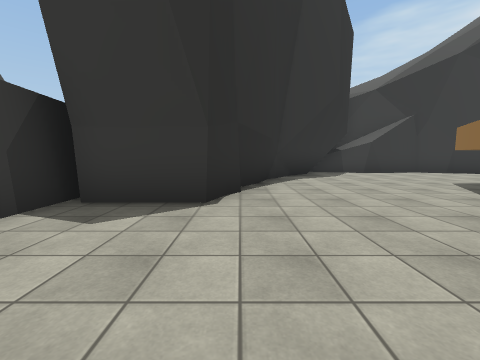
view 1 (above)

22 first-person views from a walk through a Unity game level. The camera is 1.3 m above the floor, tilts 6° down and sees 90° across. The floor is counted in squares, 2 m on a side. Each view is taken from the middle of a square. On the plan, view 1 faces up. The plan holds only what a view shows up to about 9 squares ahead; the rest is blank. The place goes on beyond the plan. Some surface patterns are stand-ins.

view 2
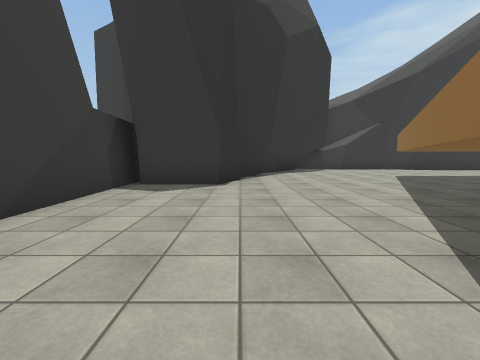

view 3
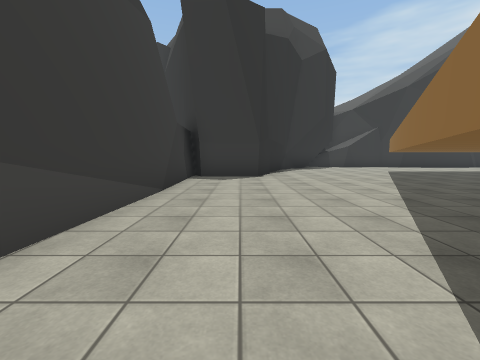

view 4
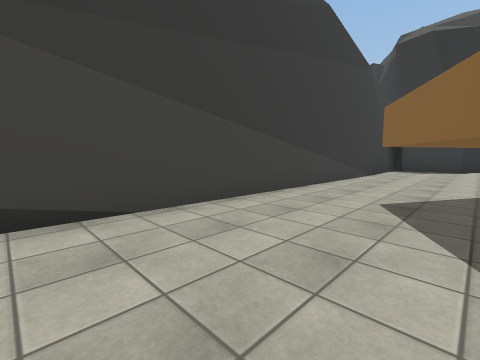

view 5
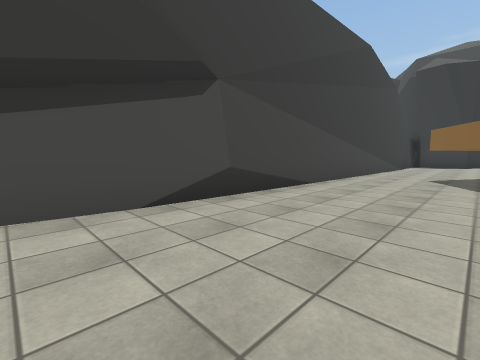

view 6
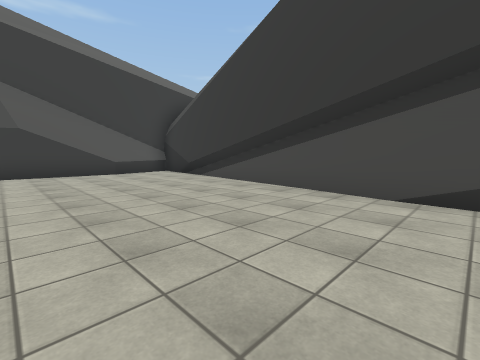

view 7
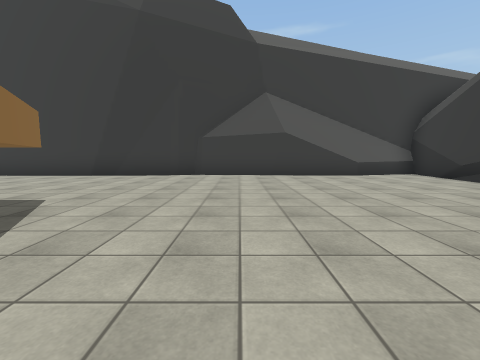

view 8
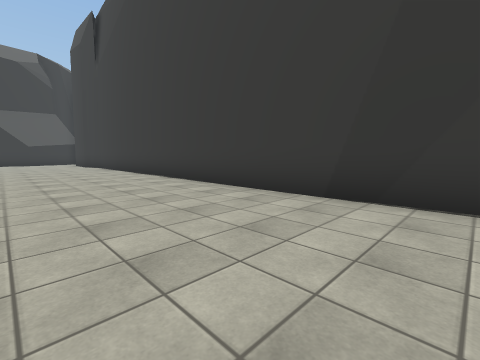

view 9
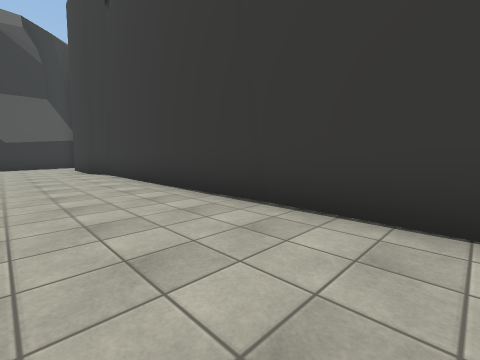

view 10
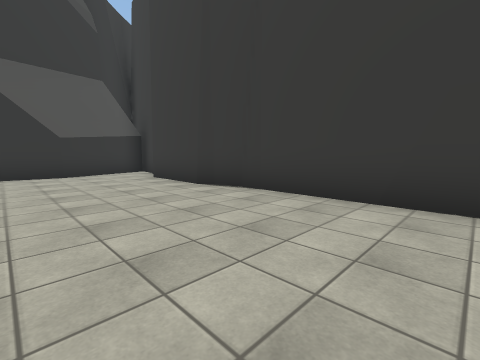

view 11
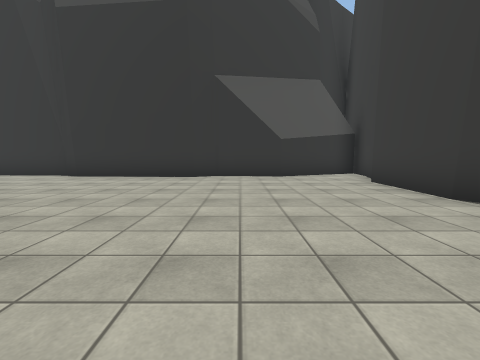

view 12
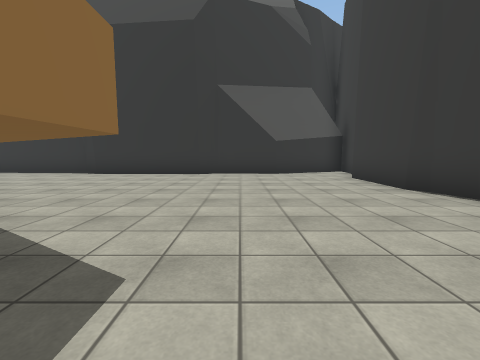

view 13
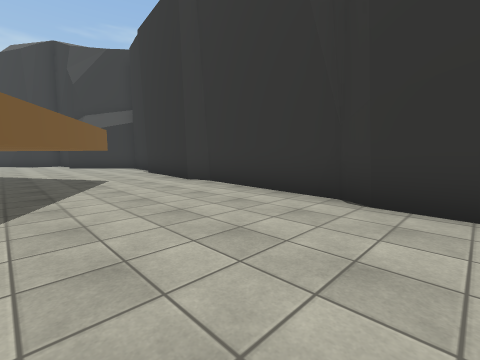

view 14
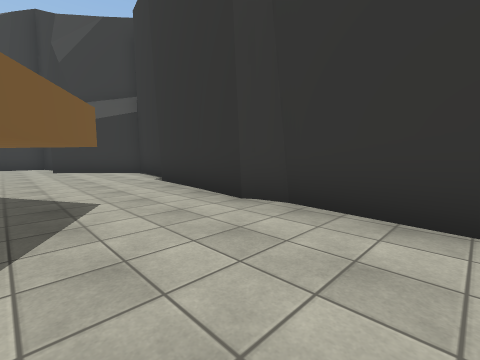

view 15
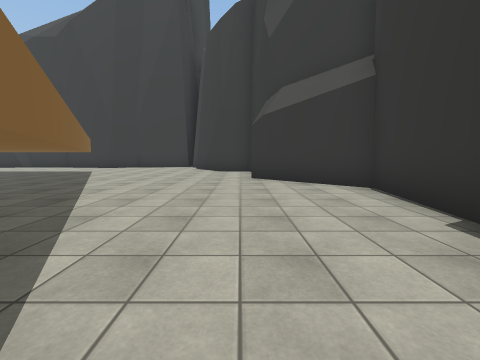

view 16
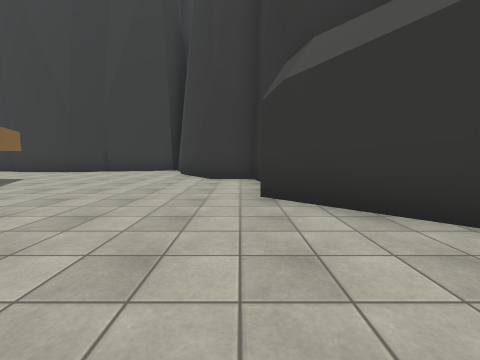

view 17
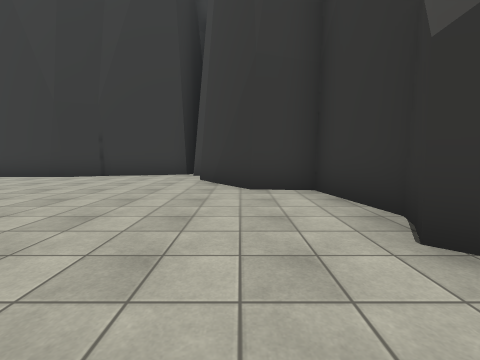

view 18
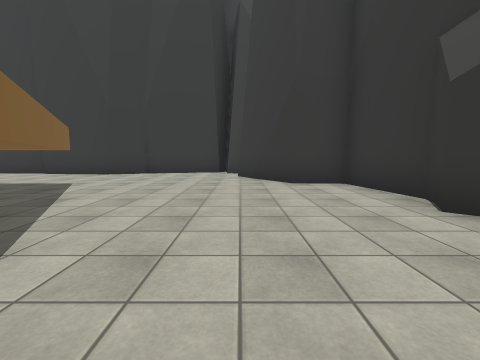

view 19
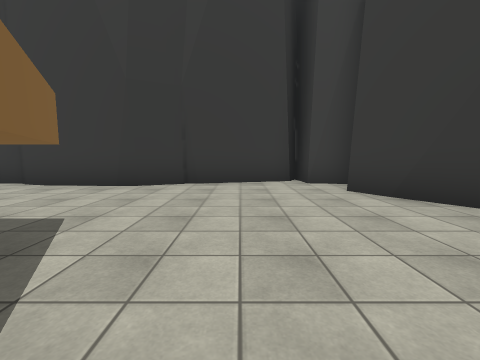

view 20
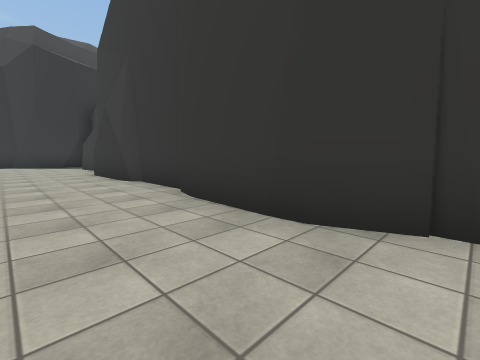

view 21
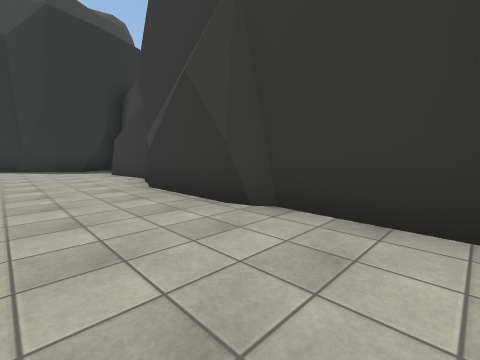

view 22
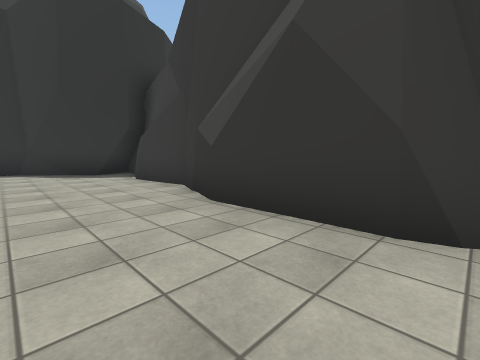

### Floor plan
Points are (right, up) in squares from view 1. A wall is a line through its corners. A room is listed if a view was taken in it or the views show most of it. See-through windows are left out.
Room 1 (view 1)
walls: (0.8, -1.6) (3.6, 3.3); (-0.1, 4.1) (-0.4, 3.2) (-2.2, 3.2); (-2.4, 4) (-2.6, -1.4)
low walls: (-1.4, -0.2) (-1.5, -0.7)
ways out: opening at (-1, -2) to room 2; opening at (2, 3) to room 4
Room 2 (views 2, 3, 4, 5, 6, 7, 8, 9, 10, 11, 12, 13, 14, 15)
walls: (12, -18.6) (21.8, -18.2); (6.3, -18.4) (13.5, -18.6); (4.8, -14.4) (4, -13); (16.2, -14.4) (15.5, -14.4); (3.9, -18.7) (6.7, -18.5); (3.3, -18.9) (4, -18.7); (18.3, -18.5) (19.1, -18.3) (19.5, -18.1); (-1.7, -18.6) (3.5, -18.7); (22.6, -18.7) (23.2, -18.8); (0, -6.1) (-0.9, -4.4); (-3.5, -16.3) (-3.9, -19.3) (-0.7, -18.5); (-3.7, -14) (-3.6, -14.8); (-3.8, -14.5) (-3.6, -17.6); (23.3, -18.9) (24.4, -19) (23.2, -16.2) (23.4, -14.2) (23.1, -13.8) (24, -2.2); (-2.8, -9.3) (-4.1, -18.2); (23.2, -10.1) (23.5, -9.6); (-3, -9.2) (-3.9, -15.1); (-3.8, -19.1) (-1, -18.4); (-0.1, -3.1) (0.8, -1.6); (21.9, -4.5) (20, -7.8); (23.8, -6.2) (23.7, -5.6); (-2.9, -3.6) (-3.1, -9.3); (-2.6, -1.4) (-2.9, -10.6)
ways out: opening at (-1, -2) to room 1; opening at (23, -2.3) to room 3
Room 3 (views 16, 17, 18, 19, 20, 21)
walls: (20.6, 6.3) (20, 7.4); (22.6, 3.2) (22.8, 3.5) (22.4, 5.4) (21.2, 5.5) (20.4, 6.7); (16.2, 5.4) (21.1, -3.1); (20.5, 8.4) (19.6, 8.5); (19.5, 9.4) (19.2, 8.9) (16.9, 8.4); (16.8, 8.4) (15.8, 8) (15.3, 8); (15.8, 8) (13.8, 8.1); (24.2, -1.8) (24.6, 0.7) (22.3, 2.7) (22.8, 3.4)
ways out: opening at (23, -2.3) to room 2; opening at (13.5, 6.5) to room 4
Room 4 (view 22)
walls: (5.2, 8.5) (4.4, 8.5); (7.5, 8.4) (6.5, 8.8) (4.6, 8.6) (3.3, 9.1); (4.9, 9.2) (3.6, 9.7); (8.3, 7.9) (7.3, 8.3); (3.3, 8.6) (1, 6.6) (0.6, 5.4); (3.1, 9.2) (2.1, 9.3); (9.7, 8.2) (8.2, 8.1); (3.6, 3.3) (4.8, 5.4); (1.5, 7.4) (1, 6.6); (10.7, 8.3) (8.3, 8.4); (0.9, 6.7) (0.4, 5.4); (0.6, 5.5) (-0.1, 4.4); (12, 8.2) (11.5, 8.2); (13.2, 8.4) (11.1, 8.4) (10.5, 8.1); (13.9, 8.1) (13.2, 8.3)
low walls: (2.7, 8.4) (1.3, 7.1)
ways out: opening at (2, 3) to room 1; opening at (13.5, 6.5) to room 3

Where each view was taken, in squares from view 1:
view 1: 0 up, 0 right, facing up
view 2: 2 down, 0 right, facing up
view 3: 4 down, 1 left, facing up
view 4: 8 down, 0 right, facing up-left
view 5: 12 down, 0 right, facing up-left
view 6: 10 down, 1 right, facing down-left
view 7: 11 down, 2 right, facing down
view 8: 15 down, 5 right, facing down-right
view 9: 16 down, 10 right, facing down-right
view 10: 15 down, 15 right, facing down-right
view 11: 15 down, 16 right, facing right
view 12: 15 down, 15 right, facing right
view 13: 11 down, 20 right, facing up-right
view 14: 8 down, 21 right, facing up-right
view 15: 4 down, 22 right, facing up
view 16: 1 down, 22 right, facing up
view 17: 1 up, 21 right, facing up
view 18: 0 up, 20 right, facing up
view 19: 3 up, 18 right, facing up
view 20: 6 up, 17 right, facing up-left
view 21: 6 up, 13 right, facing up-left
view 22: 6 up, 11 right, facing up-left
